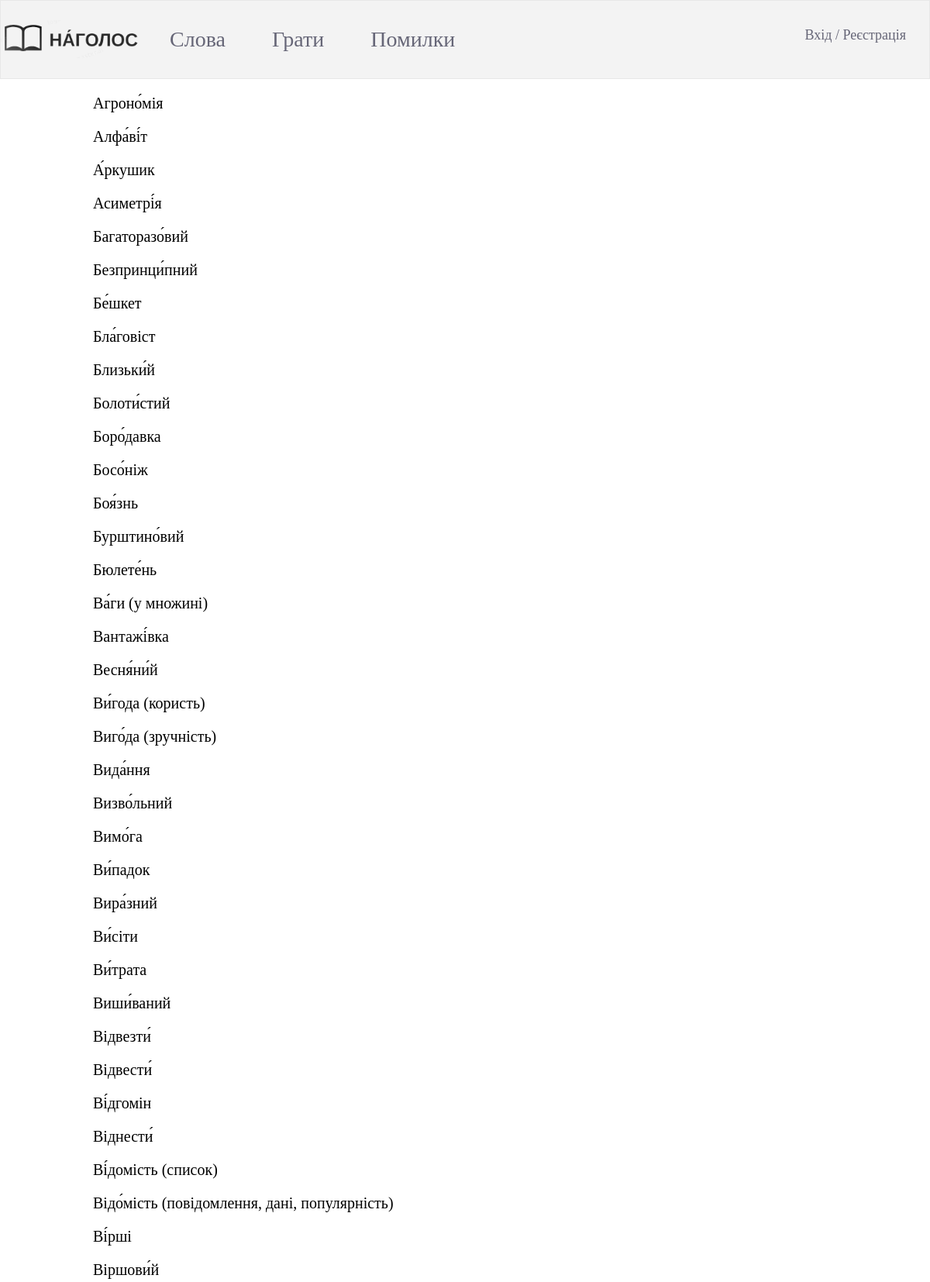
Screenshot of /words/ (upper part) with the database file from the repository.
### emphasis/models.py (models this page shows, shortened)
class Words(models.Model):
    words_without_emphasis = models.CharField(max_length=100)
    words_emphasis = models.CharField(max_length=100)

### emphasis/views.py (the view)
# urls.py: path('words/', views.words, name="words"),
def words(request):
    w = Words.objects.all()
    context = {
        "w": w
    }
    return render(request, "emphasis/words.html", context)

### emphasis/templates/emphasis/words.html (shortened to what this page needs)
<!DOCTYPE html>
<html>
{% extends "emphasis/base.html" %}
{% load static %}
  {% block content %}
  <div class="content" id = "words">
  {%for word in w%}
  <p>{{word.words_emphasis}}</p>
  {%endfor%}
  </div>
  {% endblock %}

### emphasis/templates/emphasis/base.html (shortened to what this page needs)
<!DOCTYPE html>
<html>
{% load static %}
<head>
  {% block title %}
  <link rel="stylesheet" type="text/css" href="{% static 'emphasis/main.css' %}">
  {% endblock %}
</head>
<body>
  {% block nav %}
  <div class="nav">
    <ul>
      <a href = "{% url 'emphasis:index' %}"><img class ="logo" src="{% static 'emphasis/images/logo.png' %}"></a>
      <li><a href="{% url 'emphasis:words' %}">Слова</a></li>
      <li><a href="{% url 'emphasis:play' %}">Грати</a></li>
      <li><a href="{% url 'emphasis:mistakes' %}">Помилки</a></li>
      <span class="login">
        {%if user.is_authenticated%}
        <a href="{% url 'emphasis:profile' user.get_username %}">Профіль /</a>
        <a href="{% url 'emphasis:logout_user' %}">Вихід</a>
        {%else%}
              <a href="{% url 'emphasis:login' %}">Вхід / </a>
              <a href="{% url 'emphasis:register' %}">Реєстрація</a>
        {%endif%}
      </span>
    </ul>
  </div>
  {% endblock %}
  {% block content %}{% endblock %}
</body>
</html>

### emphasis/static/emphasis/main.css (style rules this page uses)
* { font-family: Avenir; }
p { font-size: 20px; }
.nav ul { list-style-type: none; margin: 0; padding: 0; overflow: hidden; border: 1px solid #e7e7e7; background-color: #f3f3f3; }
li { float: left; }
li a { display: block; color: #667; text-align: center; padding: 34px 30px; text-decoration: none; font-size: 28px; }
.content { margin-right: 10%; margin-left: 10%; }
#words { margin-right: 10%; margin-left: 10%; text-align: left; }
body { display: block; margin: 0px; margin-top: 0px; margin-left: 0px; }
.logo { width: 180px; display: block; color: #667; text-align: center; padding: 0px 0px; text-decoration: none; float: left; margin-right: 8px; margin-top: 25px; }
.login { float: right; padding: 34px 30px; font-size:18px; }
.login a { color: #667; text-decoration:none; }

### rows the page displays
Words: words_emphasis "Агроно́мія"
Words: words_emphasis "Алфа́ві́т"
Words: words_emphasis "А́ркушик"
Words: words_emphasis "Асиметрі́я"
Words: words_emphasis "Багаторазо́вий"
Words: words_emphasis "Безпринци́пний"
Words: words_emphasis "Бе́шкет"
Words: words_emphasis "Бла́говіст"
Words: words_emphasis "Близьки́й"
Words: words_emphasis "Болоти́стий"
Words: words_emphasis "Боро́давка"
Words: words_emphasis "Босо́ніж"
Words: words_emphasis "Боя́знь"
Words: words_emphasis "Бурштино́вий"
Words: words_emphasis "Бюлете́нь"
Words: words_emphasis "Ва́ги (у множині)"
Words: words_emphasis "Вантажі́вка"
Words: words_emphasis "Весня́ни́й"
Words: words_emphasis "Ви́года (користь)"
Words: words_emphasis "Виго́да (зручність)"
Words: words_emphasis "Вида́ння"
Words: words_emphasis "Визво́льний"
Words: words_emphasis "Вимо́га"
Words: words_emphasis "Ви́падок"
Words: words_emphasis "Вира́зний"
Words: words_emphasis "Ви́сіти"
Words: words_emphasis "Ви́трата"
Words: words_emphasis "Виши́ваний"
Words: words_emphasis "Відвезти́"
Words: words_emphasis "Відвести́"
Words: words_emphasis "Ві́дгомін"
Words: words_emphasis "Віднести́"
Words: words_emphasis "Ві́домість (список)"
Words: words_emphasis "Відо́мість (повідомлення, дані, популярність)"
Words: words_emphasis "Ві́рші"
Words: words_emphasis "Віршови́й"
